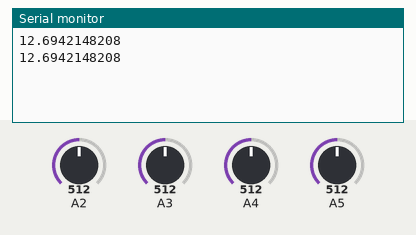
Bench run of a sketch on a simulated Arduino Uno, built with avr-gcc and run on an emulated ATmega328P. Parts: the last lines printed to the serial monitor. The inputs (shaded band) are chosen by the test bench; at power-on: A2 = 512, A3 = 512, A4 = 512, A5 = 512.

Above: at 1.8 s.
1.9 s: A2 set to 716
At 2.3 s:
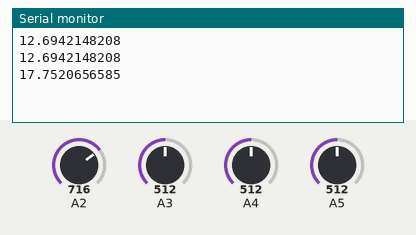
3.4 s: A2 set to 992
At 4.8 s:
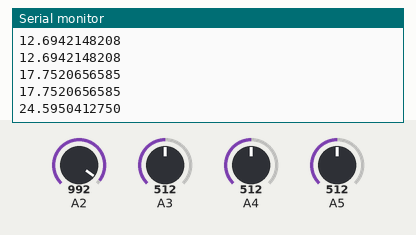
Timing chart, 0 to 6.4 s (numbered marks = the images above; inputs shaded):
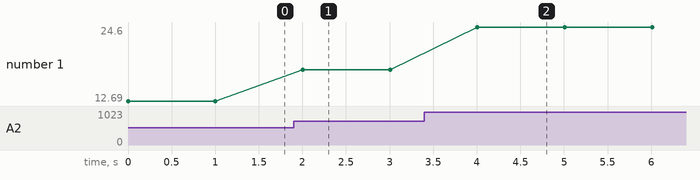

The sketch:

Voltage_Sense_Test.ino
```cpp
void setup() {
  pinMode(A2, INPUT);
  Serial.begin(9600);
}

void loop() {
//  double res = analogRead(A2)*0.1536919479/5;
 float res1 = analogRead(A2)*0.02479338843; //multiply by 24/968
 float res2 = analogRead(A3)*0.02479338843;
 float res3 = analogRead(A4)*0.02479338843;
 float res4 = analogRead(A5)*0.02479338843;

//  Serial.println(res);
  Serial.print(res1, DEC);             // send the first value
//  Serial.print(" , ");                   // separated by a comma
//  Serial.print(res2, DEC);             // other values get sent as above
//  Serial.print(" , ");
//  Serial.print(res3, DEC);
//  Serial.print(" , ");
//  Serial.print(res4, DEC);
  Serial.println();                    // print a linefeed character
  delay(1000);
}
```

Measured:
- after the input at 1.9 s, the serial monitor: prints a new line after 0.10 s (image 1)
- after the input at 3.4 s, the serial monitor: prints a new line after 0.61 s (image 2)
- plotted number 1: 12.69 → 17.75 after the input at 1.9 s, 17.75 → 24.6 after the input at 3.4 s
